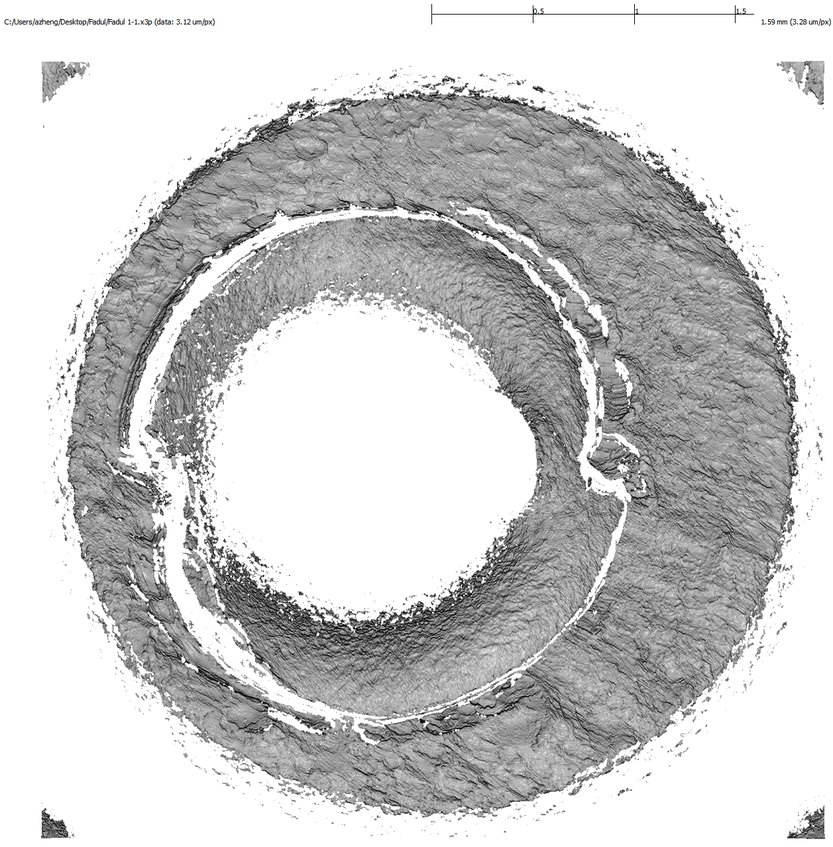
#> input picture data/samples/Fadul 1-1 3DVM.PNG, 833 x 847 px, shrunk from 1257 x 1279 before the run, found by its file name
$ python 01_explore_primer.py
#> lines starting #> are read from the running program, lines starting #| are printed output that depends on the picture; after the words box and inside, x2 and y2 are one past the last pixel; in counts of white or black regions, pixels touching at a corner belong together
"""Explore a single cartridge case scan."""
from pathlib import Path

import cv2
import matplotlib.pyplot as plt
import numpy as np

# Project root = the folder above src/, no matter where the script is run from
PROJECT_ROOT = Path(__file__).resolve().parent.parent
DATA_DIR = PROJECT_ROOT / "data" / "raw" / "fadul_2011"
image_path = DATA_DIR / "Fadul 1-1 3DVM.PNG"

# --- Step 1: load the image as greyscale ---
image = cv2.imread(str(image_path), cv2.IMREAD_GRAYSCALE)
if image is None:
    raise FileNotFoundError(f"Could not read {image_path}")

print("Shape (height, width):", image.shape)
#| Shape (height, width): (847, 833)

# --- Step 2: remove the text header ---
HEADER_HEIGHT = 60  # rows of text + scale bar at the top of 3DVM exports
cropped = image[HEADER_HEIGHT:, :]

# --- Step 3: separate measured surface from "no data" ---
WHITE_THRESHOLD = 250  # pixels brighter than this count as background
data_mask = cropped < WHITE_THRESHOLD
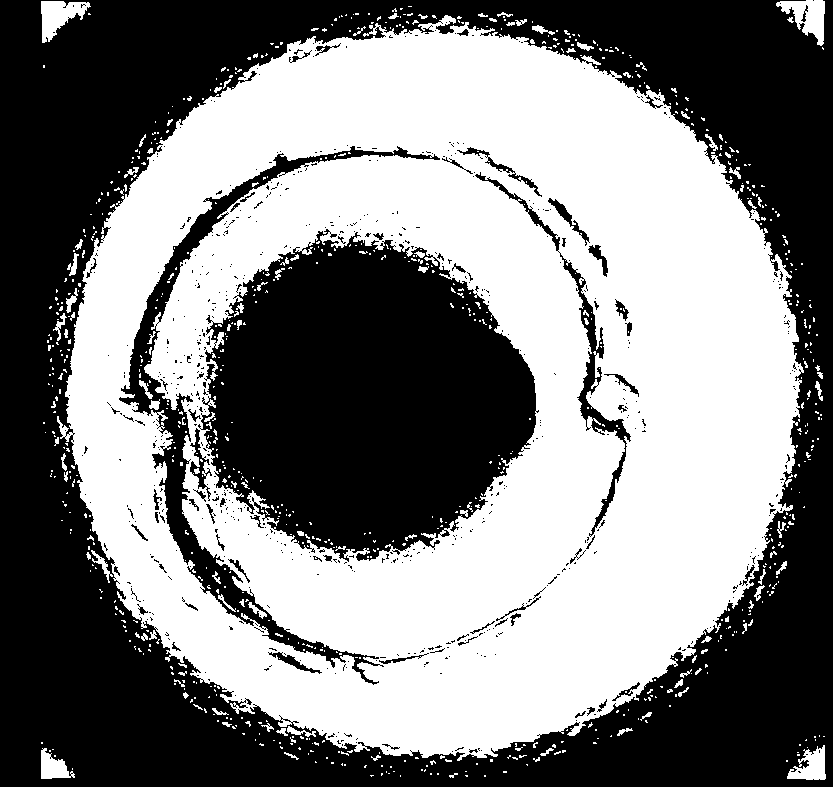
#> data_mask: shape (787, 833) bool; 50.4% white; 646 black regions (583 under 20 px), largest, box (x1, y1, x2, y2) and area: (0, 0, 833, 787) 225562, (198, 229, 539, 562) 77931, (119, 146, 440, 685) 12545

# --- Step 4: clean up the mask ---
mask_u8 = data_mask.astype(np.uint8) * 255
KERNEL_SIZE = 15
kernel = cv2.getStructuringElement(cv2.MORPH_ELLIPSE, (KERNEL_SIZE, KERNEL_SIZE))
opened = cv2.morphologyEx(mask_u8, cv2.MORPH_OPEN, kernel)
#> opened: shape (787, 833); 44.2% white; 9 white regions, largest, box (x1, y1, x2, y2) and area: (67, 31, 797, 756) 285379, (590, 376, 624, 421) 1015, (187, 510, 218, 550) 723
cleaned = cv2.morphologyEx(opened, cv2.MORPH_CLOSE, kernel)
#> cleaned: shape (787, 833); 45.6% white; 5 white regions, box (x1, y1, x2, y2) and area: (67, 31, 797, 756) 297027, (41, 0, 69, 33) 702, (805, 0, 825, 34) 564, (804, 753, 825, 780) 440, (41, 758, 67, 779) 438

# --- Step 5: keep only the biggest white blob (drops the corners) ---
num_labels, labels, stats, _ = cv2.connectedComponentsWithStats(cleaned)
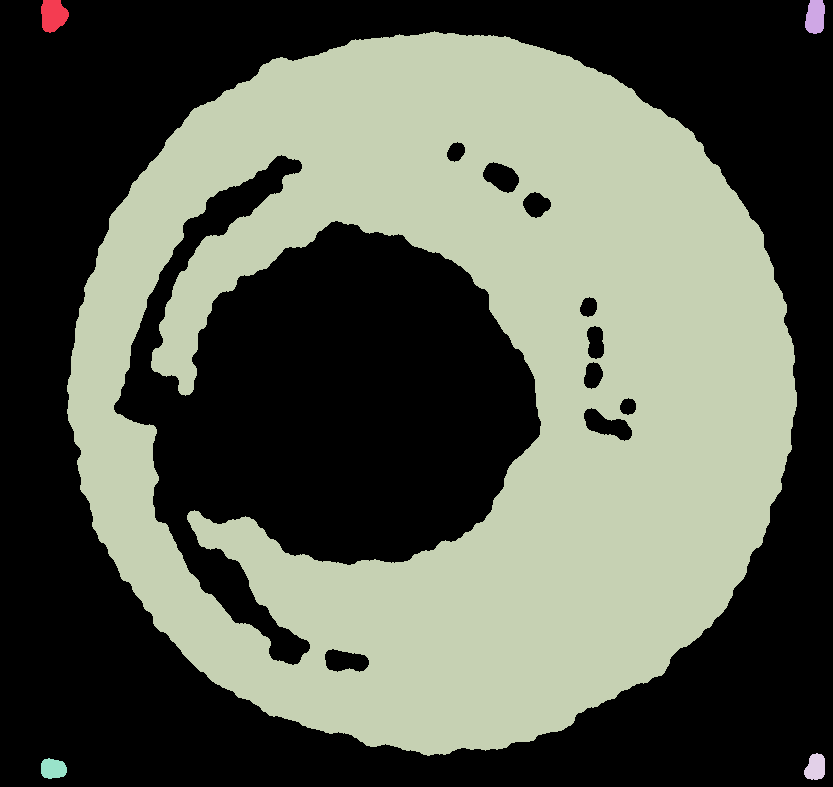
#> labels: shape (787, 833) int32; 6 distinct labels, from 0 to 5; one colour per label, 0 black
#> num_labels = 6; stats = [[0, 0, 833, 787, 356400], [41, 0, 28, 33, 702], [805, 0, 20, 34, 564], [67, 31, 730, 725, 297027], [804, 753, 21, 27, 440], [41, 758, 26, 21, 438]]
areas = stats[1:, cv2.CC_STAT_AREA]
#> areas = [702, 564, 297027, 440, 438]
largest_label = 1 + np.argmax(areas)
#> largest_label = 3
primer_mask = labels == largest_label
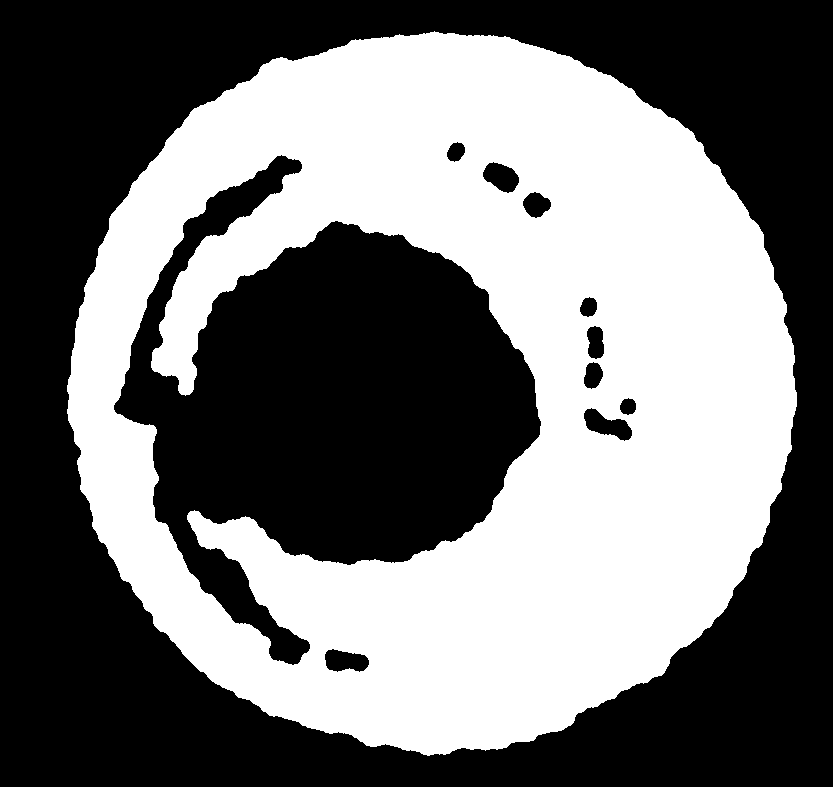
#> primer_mask: shape (787, 833) bool; 45.3% white; 1 white region

# --- Step 6: fill the primer into a solid disc ---
# Trace the outer outline of the blob
contours, _ = cv2.findContours(
    primer_mask.astype(np.uint8), cv2.RETR_EXTERNAL, cv2.CHAIN_APPROX_NONE
)
#> contours = 1 contour; box (x1, y1, x2, y2) and area: (67, 31, 797, 756) 409326
outer_contour = max(contours, key=cv2.contourArea)
#> outer_contour = contour of 2122 points, box (x1, y1, x2, y2) (67, 31, 797, 756), area 409326

# Paint everything inside that outline white
solid_primer = np.zeros_like(mask_u8)
cv2.drawContours(solid_primer, [outer_contour], -1, color=255, thickness=cv2.FILLED)
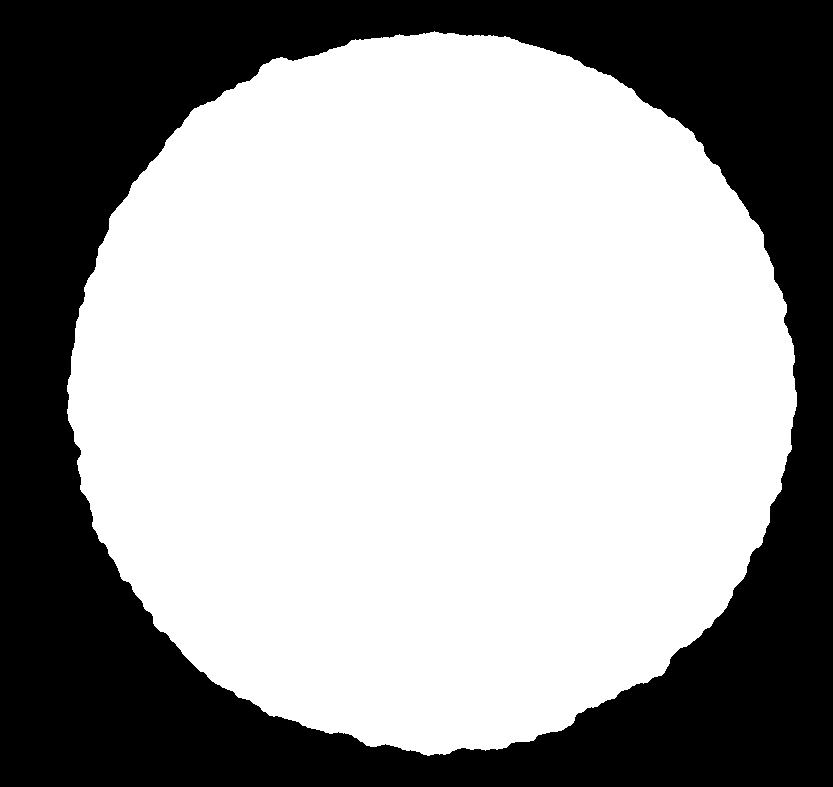
#> solid_primer: shape (787, 833); 62.6% white; 1 black region, box (x1, y1, x2, y2) and area: (0, 0, 833, 787) 245183

# --- Step 7: describe the disc as a circle (centre + radius) ---
moments = cv2.moments(solid_primer, binaryImage=True)
#> moments = moments, m00 410388, centre m10/m00, m01/m00 = (431.6, 390.1)
area = moments["m00"]                 # number of white pixels
#> area = 410388
cx = moments["m10"] / area            # average x of white pixels
#> cx = 431.6
cy = moments["m01"] / area            # average y of white pixels
#> cy = 390.1
radius = np.sqrt(area / np.pi)        # radius of a circle with the same area
#> radius = 361.4

MICRONS_PER_PIXEL = 3.12  # from the header text on the scan
radius_mm = radius * MICRONS_PER_PIXEL / 1000
#> radius_mm = 1.13
print(f"Primer centre: ({cx:.0f}, {cy:.0f}) px")
#| Primer centre: (432, 390) px
print(f"Primer radius: {radius:.0f} px = {radius_mm:.2f} mm "
      f"(diameter {2 * radius_mm:.2f} mm)")
#| Primer radius: 361 px = 1.13 mm (diameter 2.26 mm)

# --- Draw the circle on top of the scan ---
overlay = cv2.cvtColor(cropped, cv2.COLOR_GRAY2RGB)
centre = (round(cx), round(cy))
#> centre = (432, 390)
cv2.circle(overlay, centre, round(radius), color=(255, 0, 0), thickness=4)
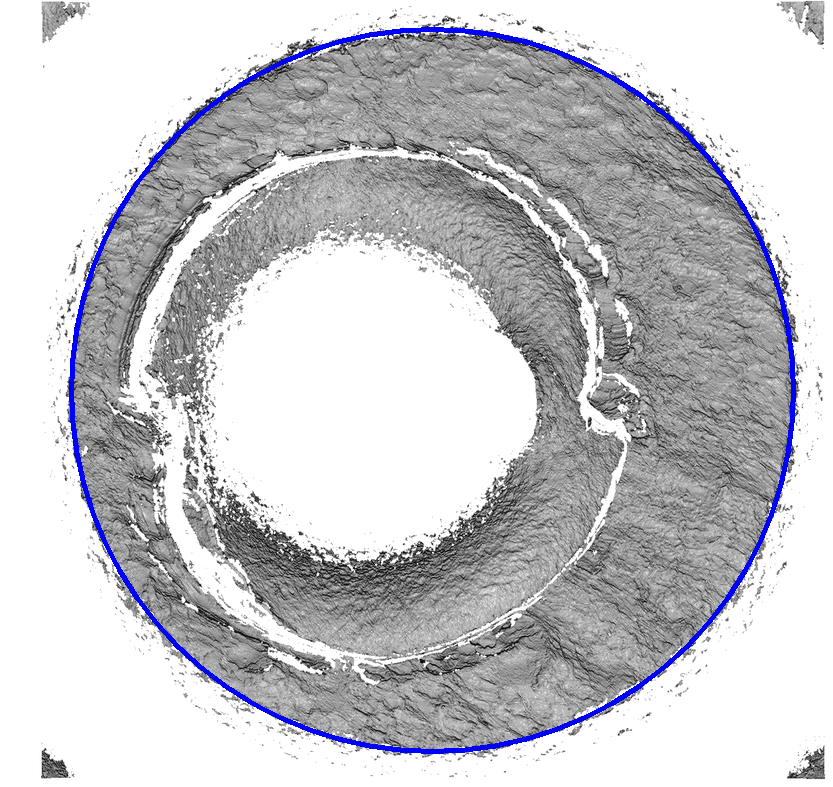
#> overlay: shape (787, 833, 3); mean B, G, R 202.4, 198.1, 198.1
cv2.circle(overlay, centre, 8, color=(255, 0, 0), thickness=-1)
#> overlay: shape (787, 833, 3); 0.03% of pixels changed, all inside (x1, y1, x2, y2) = (424, 382, 441, 399)

# --- Show the results ---
fig, axes = plt.subplots(1, 3, figsize=(15, 5))
stages = [
    (primer_mask, "1. Largest blob"),
    (solid_primer, "2. Filled disc"),
    (overlay, "3. Fitted circle on scan"),
]
for ax, (img, title) in zip(axes, stages):
    ax.imshow(img, cmap="gray")
    ax.set_title(title)
    ax.axis("off")
#> this loop made 3 passes
#> title on passes 1 to 3: '1. Largest blob', '2. Filled disc', '3. Fitted circle on scan'

plt.tight_layout()
plt.show()

$ run again, with data/samples/Fadul 3-1 3DVM.PNG copied over data/samples/Fadul 1-1 3DVM.PNG
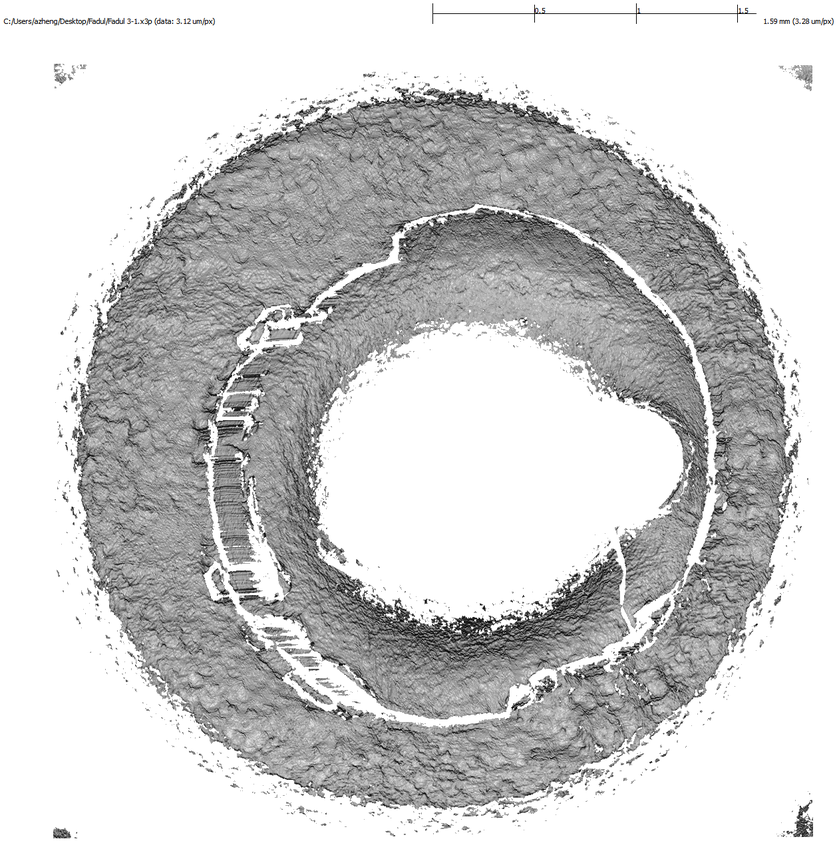
#> input picture data/samples/Fadul 3-1 3DVM.PNG, 837 x 843 px, shrunk from 1258 x 1268 before the run, found by its file name
#| Shape (height, width): (843, 837)
#> `data_mask = cropped < WHITE_THRESHOLD`:
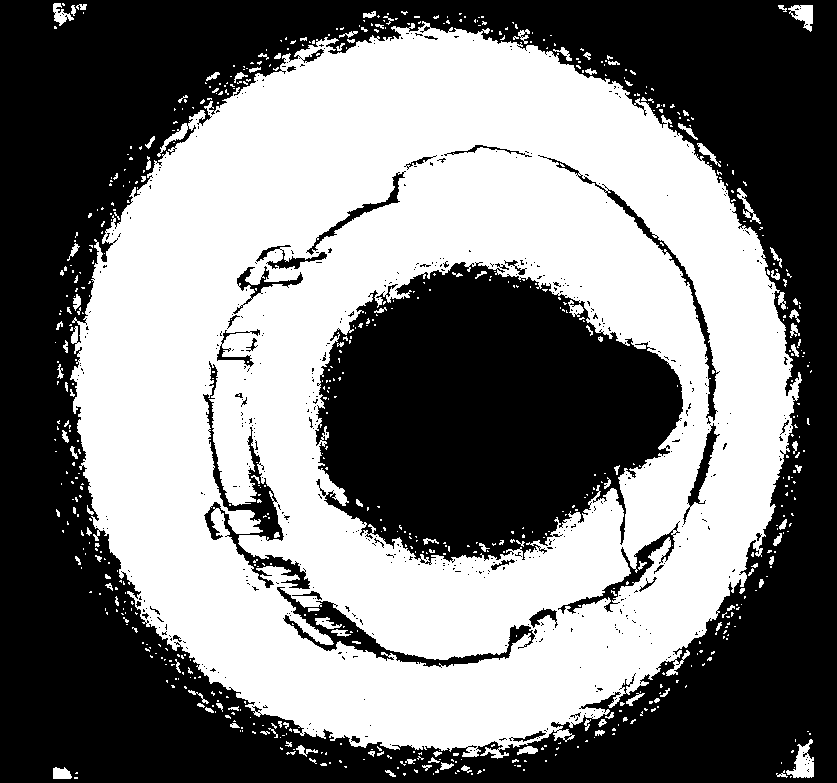
#> data_mask: shape (783, 837) bool; 49% white; 715 white regions (596 under 20 px), largest, box (x1, y1, x2, y2) and area: (70, 21, 802, 759) 311207, (786, 739, 814, 778) 549, (788, 5, 813, 32) 374
#> opened: shape (783, 837); 43.3% white; 4 white regions, box (x1, y1, x2, y2) and area: (76, 32, 793, 749) 276200, (622, 389, 708, 555) 6595, (230, 510, 253, 534) 446, (226, 333, 252, 351) 359
#> cleaned: shape (783, 837); 44.9% white; 1 white region, box (x1, y1, x2, y2) and area: (76, 32, 793, 749) 294144
#> num_labels = 2; stats = [[0, 0, 837, 783, 361227], [76, 32, 717, 717, 294144]]
#> areas = [294144]
#> largest_label = 1
#> primer_mask: shape (783, 837) bool; 44.9% white; 1 white region
#> contours = 1 contour; box (x1, y1, x2, y2) and area: (76, 32, 793, 749) 393992
#> outer_contour = contour of 2101 points, box (x1, y1, x2, y2) (76, 32, 793, 749), area 393992
#> solid_primer: shape (783, 837); 60.3% white; 1 black region, box (x1, y1, x2, y2) and area: (0, 0, 837, 783) 260328
#> moments = moments, m00 395043, centre m10/m00, m01/m00 = (432.1, 392.2)
#> area = 395043
#> cx = 432.1
#> cy = 392.2
#> radius = 354.6
#> radius_mm = 1.11
#| Primer centre: (432, 392) px
#| Primer radius: 355 px = 1.11 mm (diameter 2.21 mm)
#> centre = (432, 392)
#> `cv2.circle(overlay, centre, round(radius), color=(255, 0, 0), thicknes..`:
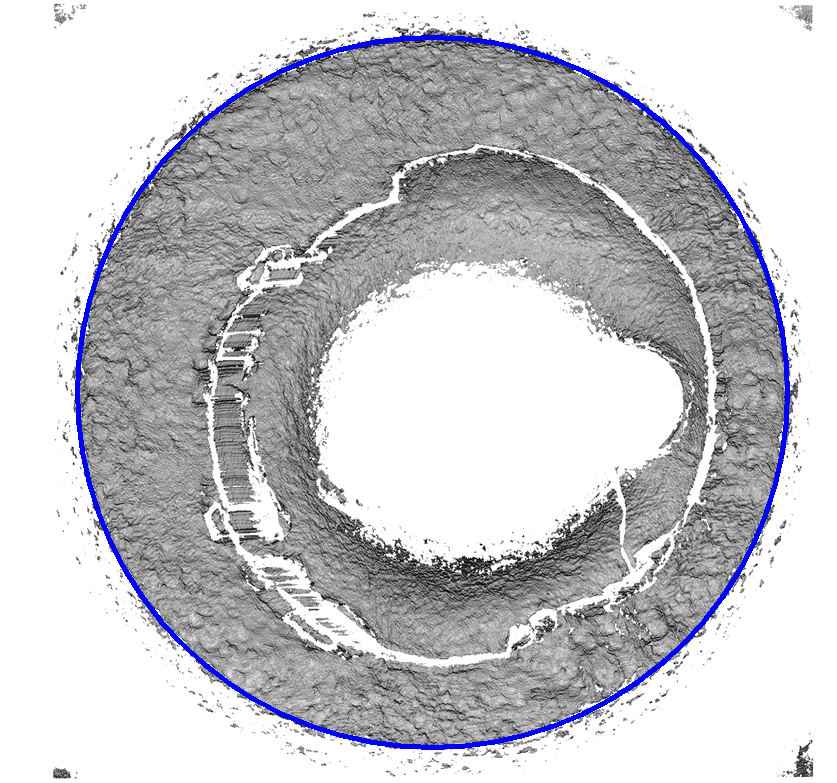
#> overlay: shape (783, 837, 3); mean B, G, R 203.7, 199.4, 199.4
#> the loop `for ax, (img, title) in zip(axes, stages):` made 3 passes
#> title on passes 1 to 3: '1. Largest blob', '2. Filled disc', '3. Fitted circle on scan'
